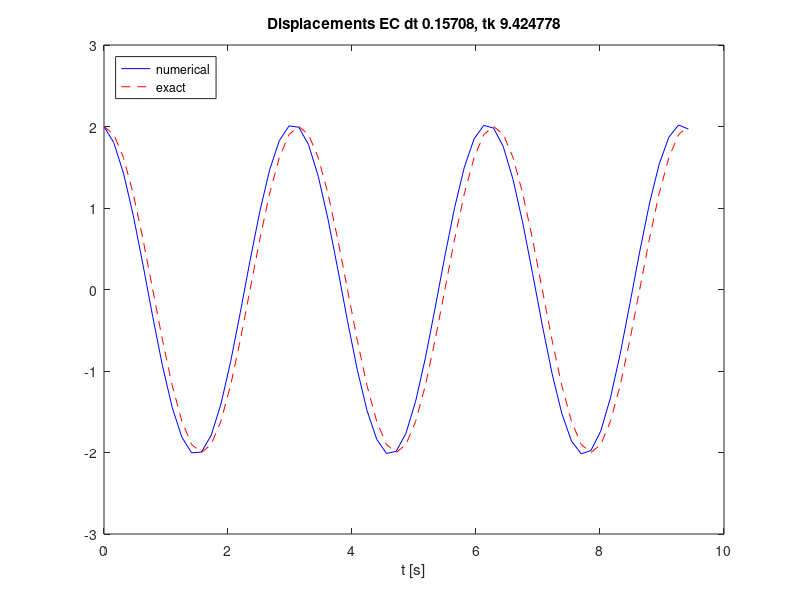

Write the MATLAB code that produced this figure.
% More typical implementation of the Euler-Cromer method (semi-implicit
% Euler) where the first is velocity equation. Solution is slightly
% different that the one in "FE_fix", but accuracy is the same.

omega0 = 2;

% Initial condition
X_0 = 2;

T0 = 2*pi/omega0;
dt = T0/20;
tk = 3*T0;

N_t = floor(tk/dt);
t = linspace(0, N_t*dt, N_t+1);
u = zeros(N_t+1, 1);
v = zeros(N_t+1, 1);
u(1) = X_0;
v(1) = 0;

% Step equations forward in time
for n = 1:N_t
    v(n+1) = v(n) - dt*omega0^2*u(n);
    u(n+1) = u(n) + dt*v(n+1);
end
figure
plot(t, u, 'b-', t, X_0*cos(omega0*t), 'r--');
legend('numerical', 'exact', 'Location','northwest');
title(sprintf('Displacements EC dt %g, tk %f', dt, tk))
xlabel('t [s]');
% print('tmp', '-dpdf'); print('tmp', '-dpng');